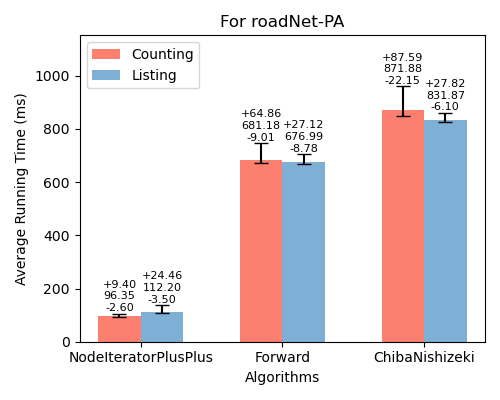

Write Python code to recreate this figure.
import os
import matplotlib.pyplot as plt

counting_times = [96.3456, 681.181, 871.88]
listing_times = [112.203, 676.991, 831.874]
counting_min = [93.7493, 672.168, 849.727]
counting_max = [105.748, 746.037, 959.466]
listing_min = [108.708, 668.212, 825.778]
listing_max = [136.661, 704.106, 859.691]

inputs = ['NodeIteratorPlusPlus', 'Forward', 'ChibaNishizeki']

bar_width = 0.30
index = range(len(inputs))

fig, ax = plt.subplots(figsize=(5, 4), dpi=100)

alg1_bars = ax.bar(index, counting_times, bar_width, color="#fd7f6f", label='Counting')

for i, (v, vmin, vmax) in enumerate(zip(counting_times, counting_min, counting_max)):
    ax.errorbar(i, v, yerr=[[v - vmin], [vmax - v]], fmt='', color='black', markersize=5, capsize=5)

alg2_bars = ax.bar([i + bar_width for i in index], listing_times, bar_width, color="#7eb0d5", label='Listing')

for i, (v, vmin, vmax) in enumerate(zip(listing_times, listing_min, listing_max)):
    ax.errorbar(i + bar_width, v, yerr=[[v - vmin], [vmax - v]], fmt='', color='black', markersize=5, capsize=5)

ax.set_ylabel('Average Running Time (ms)')
ax.set_xlabel('Algorithms')
ax.set_xticks([i + bar_width / 2 for i in index])
ax.set_xticklabels(inputs)
ax.legend()

for i, (v, vmin, vmax) in enumerate(zip(counting_times, counting_min, counting_max)):
    ax.text(i, vmax + 10, f'+{vmax-v:.2f}\n{v:.2f}\n-{v-vmin:.2f}', ha='center', fontsize=8)
for i, (v, vmin, vmax) in enumerate(zip(listing_times, listing_min, listing_max)):
    ax.text(i + bar_width, vmax + 10, f'+{vmax-v:.2f}\n{v:.2f}\n-{v-vmin:.2f}', ha='center', fontsize=8)

ax.set_ylim(top=max(counting_max + listing_max) * 1.2)

plt.title('For roadNet-PA')
plt.tight_layout()

script_dir = os.path.dirname(os.path.abspath(__file__))
plt.savefig(os.path.join(script_dir, 'triangle_roadNet-PA.png'))

plt.show()
